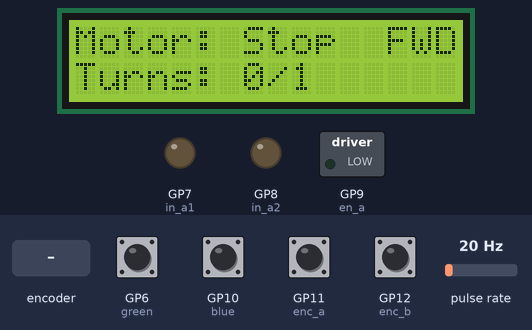
The sketch below on a simulated Raspberry Pi Pico. Parts: 16×2 character LCD, switched loads named in the sketch (green lamp = pin HIGH), output pins drawn as LEDs (lit = HIGH). Wiring (inferred from the names in the program): pulse sensor: data GP2. The inputs (shaded band) are chosen by the test bench; at power-on: GP6 (green), GP10 (blue), GP11 (enc_a), GP12 (enc_b) HIGH, pulse rate 20 Hz. What the sketch prints to the serial monitor is not drawn.

Above: at 1.2 s.
1.3 s: GP6 (green) pulled LOW for 0.15 s
At 1.91 s:
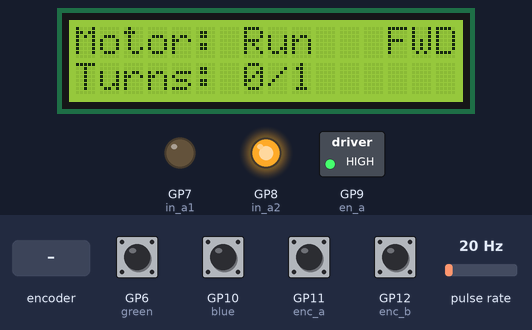
2.0 s: GP10 (blue) pulled LOW for 0.15 s
At 2.5 s:
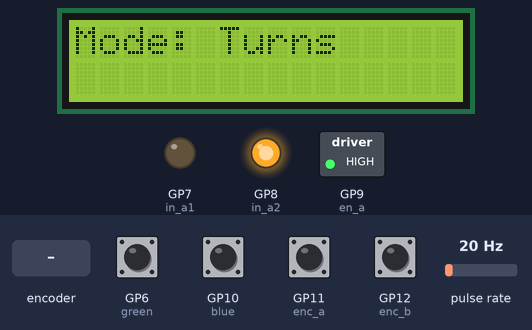
2.7 s: rotary encoder on GP11 (enc_a) / GP12 (enc_b) turned 1 step (first pin leading)
At 3.42 s:
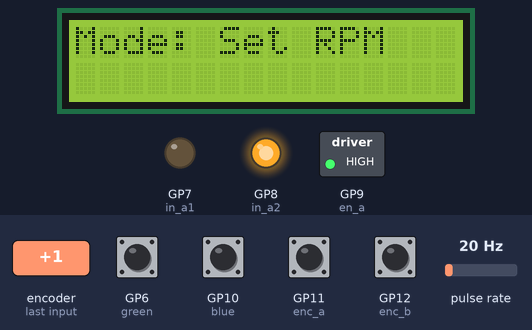
5.1 s: GP6 (green) pulled LOW for 1 s
At 6.64 s:
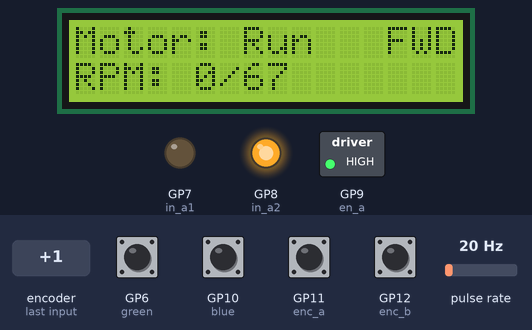
6.7 s: GP6 (green) pulled LOW for 0.15 s
At 7.6 s:
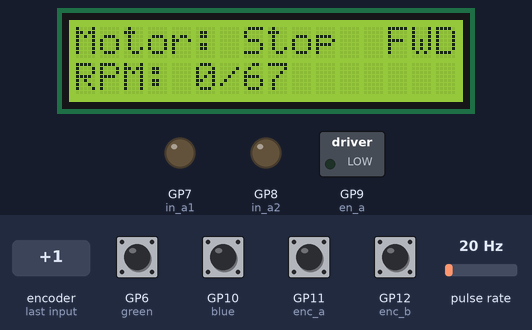
8.3 s: GP10 (blue) pulled LOW for 1 s
At 10.0 s:
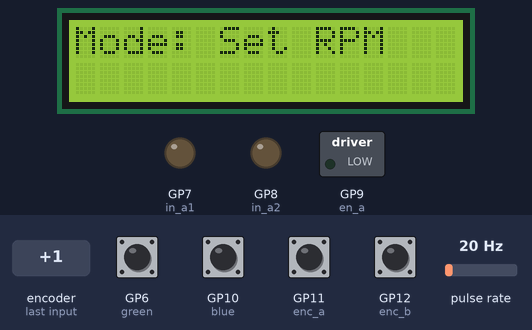
Timing chart, 0 to 11.5 s (numbered marks = the images above; inputs shaded):
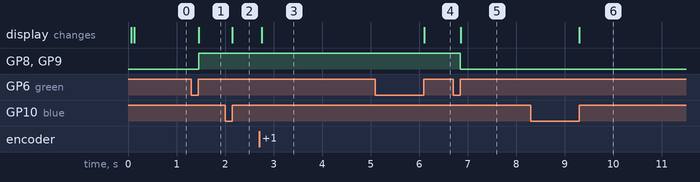

The sketch:

drill.ino
```cpp
#include "LiquidCrystal595.h"

#define rpmSense 2

#define in_a1 7
#define in_a2 8
#define en_a 9

#define sr_data 5
#define sr_latch 4
#define sr_clock 3

#define green 6
#define blue 10
#define enc_a 11
#define enc_b 12

#define boxRatio 37


byte encoder_n = 0;
byte encoder_j = 0;

unsigned long rpmCount = 0;
int rpmCur = 0;
int rpmSet = 2500;
int pwmSet = 50;

unsigned int rpmLast = 0;

unsigned long timer_1 = 0;
unsigned long timer_2 = 0;
const long inter_1 = 100;
const long inter_2 = 500;

int turnsLast = 0;
int turnsSet = 1;
int turns = 0;
int qturns = 0;

unsigned long rotateTime = 0;

bool gr_last = 0;
bool bl_last = 0;

bool b_motor = 0;
bool b_direction = 0;
int  run_mode = 1;
int  current_screen = 0;

LiquidCrystal595 lcd(sr_data, sr_latch, sr_clock);

void drawRpm() {
  lcd.setCursor(0, 1);
  lcd.print("RPM: ");
  lcd.print(rpmCur/37);
  lcd.print("/");
  lcd.print(rpmSet/37);
  lcd.print("  ");
}

void drawTurns() {
  lcd.setCursor(0, 1);
  lcd.print("Turns: ");
  lcd.print(turns);
  lcd.print("/");
  lcd.print(turnsSet);
  lcd.print("  ");
}

void showScreen(int num) {
  current_screen = num;
  if (current_screen == 0) {
    // Main screen
    lcd.clear();

    lcd.setCursor(0, 0);

    lcd.print("Motor: ");

    if (b_motor) {
      lcd.print("Run ");
    } else {
      lcd.print("Stop");
    }

    lcd.setCursor(13, 0);
    if (b_direction) {
      lcd.print("REV");
    }
    else {
      lcd.print("FWD");
    }

    if (run_mode == 0) {
      drawRpm();
    }
    else if (run_mode == 1) {
      drawTurns();
    }
  }
  else if (current_screen == 1) {
    // Config screen
    lcd.clear();
    lcd.setCursor(0, 0);
    lcd.print("Mode: ");
    if (run_mode == 0){
      lcd.print("Set RPM");
    }
    if (run_mode == 1){
      lcd.print("Turns");
    }
  }
  else if (current_screen == 2){
    lcd.clear();
    lcd.setCursor(0, 0);
    lcd.print("Direction: ");
    if (b_direction) {
      lcd.print("REV");
    }
    else {
      lcd.print("FWD");
    }
  }
}

void encoderLeft(){
  if (current_screen == 0){
    if (run_mode == 0) {
      // Main screen
      rpmSet -= 185;
      if (rpmSet < 0) rpmSet = 0;
      drawRpm();
    }
    else if (run_mode == 1) {
      turnsSet -= 1;
      if (turnsSet < 1) turnsSet = 1;
      drawTurns();
    }
  }
  else if (current_screen == 1){
    // Mode switch
    run_mode -= 1;
    if (run_mode < 0) run_mode = 0;
    showScreen(1);
  }
  else if (current_screen = 2) {
    b_direction = true;
    showScreen(2);
  }
}

void encoderRight(){
  if (current_screen == 0){
    if (run_mode == 0) {
      if (rpmSet < 14800) {
        rpmSet += 185;
        drawRpm();
      }
    }
    else if (run_mode == 1) {
      turnsSet += 1;
      if (turnsSet > 10000) turnsSet = 10000;
      drawTurns();
    }
  }
  else if (current_screen == 1){
    // Mode switch
    run_mode += 1;
    if (run_mode > 1) run_mode = 1;
    showScreen(1);
  }
  else if (current_screen = 2) {
    b_direction = false;
    showScreen(2);
  }
}

void greenButton(){
  if (current_screen == 0) {
    b_motor = !b_motor;
    if (!b_motor) {
      motorStop();
    }
    else if (run_mode == 1){
      // Reset turns when motor start
      qturns = 0;
      turns = 0;
    }
  }
  if (current_screen > 0) {
    current_screen = 0;
  }

  showScreen(current_screen);
}

void blueButton(){
  if (current_screen == 0){
    showScreen(1);
  }
  else if (current_screen == 1) {
    showScreen(2);
  }
  else if (current_screen == 2) {
    showScreen(0);
  }
}

void setup() {
  //TCCR1B = TCCR1B & 0b11111000 | 0x01;

  lcd.begin(16,2);

  //digitalWrite(sr_latch, LOW);
  //shiftOut(sr_data, sr_clock, MSBFIRST, B11111111);
  //digitalWrite(sr_latch, HIGH);

  Serial.begin(9600);
  pinMode(rpmSense, INPUT);
  attachInterrupt(digitalPinToInterrupt(rpmSense), quadTick, FALLING);

  pinMode(in_a1, OUTPUT);
  pinMode(in_a2, OUTPUT);
  pinMode(en_a, OUTPUT);

  pinMode(enc_a, INPUT_PULLUP);
  pinMode(enc_b, INPUT_PULLUP);
  pinMode(blue, INPUT_PULLUP);
  pinMode(green, INPUT_PULLUP);

  digitalWrite(in_a1, LOW);
  digitalWrite(in_a2, LOW);

  Serial.println("Start");
  showScreen(0);
}

void quadTick() {
  // Interrupt for motor optical encoder

  if (b_motor){
    rpmCount ++;

    if (run_mode == 1) {
      // Set number of turns
      qturns += 1;

      if (qturns >= 146) {
        qturns = 0;
        turns += 1;
        if (turns >= turnsSet) {
          b_motor = false;
          motorStop();
          showScreen(0);
        }
      }
    }
  }
}

void loop() {
  unsigned long currentMillis = millis();

  bool bl_cur = digitalRead(blue);
  if (bl_cur != bl_last){
    bl_last = bl_cur;
    if (bl_cur) {
      blueButton();
      delay(50);
    }
  }

  bool gr_cur = digitalRead(green);
  if (gr_cur != gr_last){
    gr_last = gr_cur;
    if (gr_cur) {
      greenButton();
      delay(50);
    }
  }

  if ((digitalRead(enc_a) != encoder_j) || (digitalRead(enc_b) != encoder_n)) {
    // Check encoder
    if ((digitalRead(enc_a) == HIGH) && (encoder_j == LOW)) {
      if (encoder_n == LOW) // CCW
        encoderLeft();
      if (encoder_n == HIGH) // CW
        encoderRight();
    }

    encoder_j = digitalRead(enc_a);
    encoder_n = digitalRead(enc_b);
  }

  if (currentMillis - timer_1 >= inter_1) {
    timer_1 = currentMillis;
    loop1();
  }

  if (currentMillis - timer_2 >= inter_2){
    timer_2 = currentMillis;
    loop2();
  }
}

void motorForward(int pwm) {
  digitalWrite(in_a1, LOW);
  digitalWrite(in_a2, HIGH);
  if (pwm >= 254){
    digitalWrite(en_a, HIGH);
  }
  else {
    analogWrite(en_a, pwm);
  }
}

void motorReverse(int pwm) {
  digitalWrite(in_a1, HIGH);
  digitalWrite(in_a2, LOW);
  if (pwm >= 254){
    digitalWrite(en_a, HIGH);
  }
  else {
    analogWrite(en_a, pwm);
  }
}

void motorRun(int pwm) {
  if (b_direction) {
    motorReverse(pwm);
  }
  else {
    motorForward(pwm);
  }
}

void motorStop() {
  digitalWrite(en_a, LOW);
  digitalWrite(in_a1, LOW);
  digitalWrite(in_a2, LOW);
}

void updateMotorSpeed(){
  if (rpmCur == 0) {
    // Kick the motor
    motorRun(254);
  }
  else if (rpmCur < rpmSet) {
    pwmSet += 1;
    if (pwmSet > 254) {
       pwmSet = 254;
    }
    motorRun(pwmSet);
  }
  else if (rpmCur > rpmSet) {
    pwmSet -= 1;
    if (pwmSet < 1) {
       pwmSet = 1;
    }
    motorRun(pwmSet);
  }
}
void loop1(){
  // 100ms loop

  if (rpmCount > 4) {
    rpmCur = rpmCount * 150;
    rpmCount = 0;
  }
  else {
    rpmCur = 0;
  }

  if (b_motor) {
    updateMotorSpeed();
  }
  else {
    // Stop the motor
    motorStop();
  }
}

void loop2(){
  // 1 second loop

  if ((current_screen == 0) && (run_mode == 0) && (rpmCur != rpmLast)) {
    rpmLast = rpmCur;
    drawRpm();
  }

  if ((current_screen == 0) && (run_mode == 1) && (turns != turnsLast)) {
    turnsLast = turns;
    drawTurns();
  }
}
```

Measured:
- after the input at 1.3 s, GP8 (in_a2), GP9 (en_a): LOW → HIGH after 0.16 s; the display: changes after 0.16 s (image 1)
- after the input at 2.0 s, the display: changes after 0.15 s (image 2)
- after the input at 2.7 s, the display: changes after 0.05 s (image 3)
- after the input at 5.1 s, the display: changes after 1.0 s (image 4)
- after the input at 6.7 s, GP8 (in_a2), GP9 (en_a): HIGH → LOW after 0.15 s; the display: changes after 0.16 s (image 5)
- after the input at 8.3 s, the display: changes after 1.0 s (image 6)
